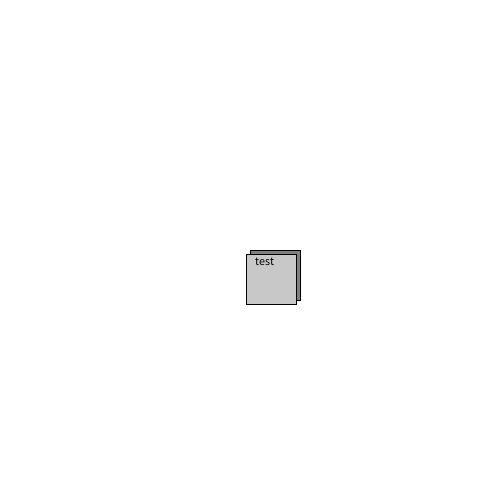
Frame 1 (no input)
Frame 60 (the mouse pressed at the canvas centre just before this capture): identical to frame 1, image omitted
Frame 120 (the mouse held since frame 60 and released just before this capture): identical to frame 1, image omitted

The Processing sketch that drew this single still picture (run headless with seeded random() and noise(); from frame 60 on, the mouse is pressed at the canvas centre):

// Processing sketch: Button_Test
// ── Button_Test.pde
Button b1;

void setup(){
  background(255);
  size(500,500);
  b1 = new Button(255,width/2,height/2,50,50,"test");
}

void draw(){
  b1.display();
  b1.hover(mouseX,mouseY);
}
// ── Button.pde
class Button {
  // member variables
  color b1;
  float x;
  float y;
  float w;
  float h;
  String val;
  boolean over;
  //constructor
  /*Button(float tempX, float tempY, float tempW, float tempH) {
   x = tempX;
   y = tempY;
   w = tempW;
   h = tempH;
   }*/

  Button(color b1, int x, int y, int w, int h, String val) {
    this.b1 = b1;
    this.x = x;
    this.y = y;
    this.w = w;
    this.h = h;
    this.val = val;
    over = false;
  }

  //display method
  /*void display() {
   background(255);
   stroke(0);
   if (mouseX>=x && mouseX<w+x && mouseY>y && mouseY<=y+h) {
   fill(random(255),random(255),random(255));
   } else {
   fill(0);
   }
   rect(x,y,w,h);
   }*/
  void display() {
    if (over) {
      fill(128);
      rect(x, y, w, h);
      fill(random(255),random(255),random(255));
      rect(x-4, y+4, w, h);
      fill(0);
      text(val, x+5, y+15);
    } else {
      fill(128);
      rect(x, y, w, h);
      fill(200);
      rect(x-4, y+4, w, h);
      fill(0);
      text(val, x+5, y+15);
    }
  }
  void hover(int xpos, int ypos) {
    over = xpos>x && xpos<x+w && ypos>y && ypos<y+h;
  }
}
